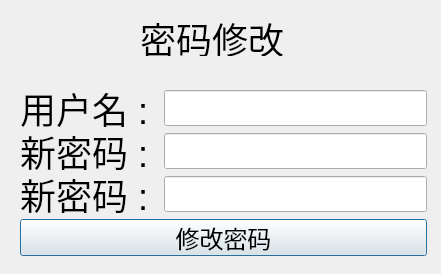
<?xml version="1.0" encoding="UTF-8"?>
<ui version="4.0">
 <class>passwordDialog</class>
 <widget class="QDialog" name="passwordDialog">
  <property name="geometry">
   <rect>
    <x>0</x>
    <y>0</y>
    <width>441</width>
    <height>274</height>
   </rect>
  </property>
  <property name="windowTitle">
   <string>Dialog</string>
  </property>
  <widget class="QLabel" name="label_11">
   <property name="geometry">
    <rect>
     <x>140</x>
     <y>20</y>
     <width>144</width>
     <height>36</height>
    </rect>
   </property>
   <property name="font">
    <font>
     <pointsize>27</pointsize>
    </font>
   </property>
   <property name="text">
    <string>密码修改</string>
   </property>
  </widget>
  <widget class="QWidget" name="layoutWidget">
   <property name="geometry">
    <rect>
     <x>20</x>
     <y>90</y>
     <width>407</width>
     <height>166</height>
    </rect>
   </property>
   <layout class="QVBoxLayout" name="verticalLayout">
    <item>
     <layout class="QHBoxLayout" name="horizontalLayout">
      <item>
       <widget class="QLabel" name="label_12">
        <property name="font">
         <font>
          <pointsize>27</pointsize>
         </font>
        </property>
        <property name="text">
         <string>用户名 : </string>
        </property>
       </widget>
      </item>
      <item>
       <widget class="QLineEdit" name="lineEdit">
        <property name="font">
         <font>
          <pointsize>18</pointsize>
         </font>
        </property>
        <property name="echoMode">
         <enum>QLineEdit::Normal</enum>
        </property>
        <property name="readOnly">
         <bool>true</bool>
        </property>
       </widget>
      </item>
     </layout>
    </item>
    <item>
     <layout class="QHBoxLayout" name="horizontalLayout_2">
      <item>
       <widget class="QLabel" name="label_13">
        <property name="font">
         <font>
          <pointsize>27</pointsize>
         </font>
        </property>
        <property name="text">
         <string>新密码 : </string>
        </property>
       </widget>
      </item>
      <item>
       <widget class="QLineEdit" name="lineEdit_3">
        <property name="font">
         <font>
          <pointsize>18</pointsize>
         </font>
        </property>
       </widget>
      </item>
     </layout>
    </item>
    <item>
     <layout class="QHBoxLayout" name="horizontalLayout_3">
      <item>
       <widget class="QLabel" name="label_14">
        <property name="font">
         <font>
          <pointsize>27</pointsize>
         </font>
        </property>
        <property name="text">
         <string>新密码 : </string>
        </property>
       </widget>
      </item>
      <item>
       <widget class="QLineEdit" name="lineEdit_4">
        <property name="font">
         <font>
          <pointsize>18</pointsize>
         </font>
        </property>
       </widget>
      </item>
     </layout>
    </item>
    <item>
     <widget class="QPushButton" name="pushButton">
      <property name="font">
       <font>
        <pointsize>18</pointsize>
       </font>
      </property>
      <property name="text">
       <string>修改密码</string>
      </property>
     </widget>
    </item>
   </layout>
  </widget>
 </widget>
 <resources/>
 <connections/>
</ui>
